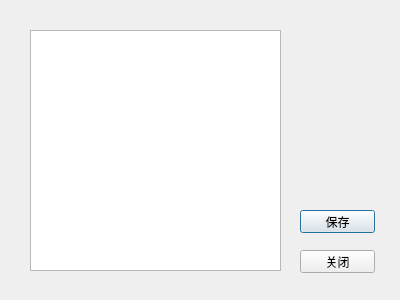
<?xml version="1.0" encoding="UTF-8"?>
<ui version="4.0">
 <class>Notepad</class>
 <widget class="QDialog" name="Notepad">
  <property name="geometry">
   <rect>
    <x>0</x>
    <y>0</y>
    <width>400</width>
    <height>300</height>
   </rect>
  </property>
  <property name="windowTitle">
   <string>Dialog</string>
  </property>
  <widget class="QTextEdit" name="textEdit">
   <property name="geometry">
    <rect>
     <x>30</x>
     <y>30</y>
     <width>251</width>
     <height>241</height>
    </rect>
   </property>
  </widget>
  <widget class="QPushButton" name="pushButton">
   <property name="geometry">
    <rect>
     <x>300</x>
     <y>210</y>
     <width>75</width>
     <height>23</height>
    </rect>
   </property>
   <property name="text">
    <string>保存</string>
   </property>
  </widget>
  <widget class="QPushButton" name="pushButton_2">
   <property name="geometry">
    <rect>
     <x>300</x>
     <y>250</y>
     <width>75</width>
     <height>23</height>
    </rect>
   </property>
   <property name="text">
    <string>关闭</string>
   </property>
  </widget>
 </widget>
 <resources/>
 <connections/>
</ui>
